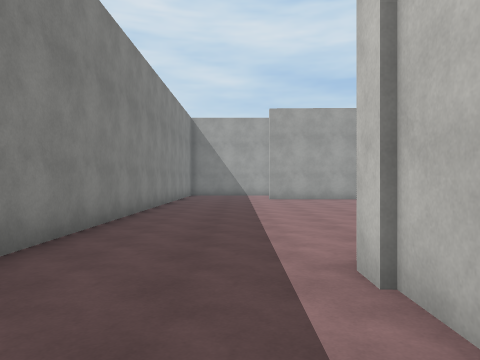
[1] (above)

24 first-person views from a walk through a 3-D level made in the Unity game engine. The camera is 1.5 m above the floor, looks level and sees 70° across. The floor is counted in squares, 2 m on a side. Each view is taken from the middle of a square. On the plan, view 1 faces up. The plan holds only what a view shows up to about 11 squares ahead; the rest is blank. The place goes on beyond the plan. The player is left out. Surface patterns are stand-ins for the level's own textures.

[2]
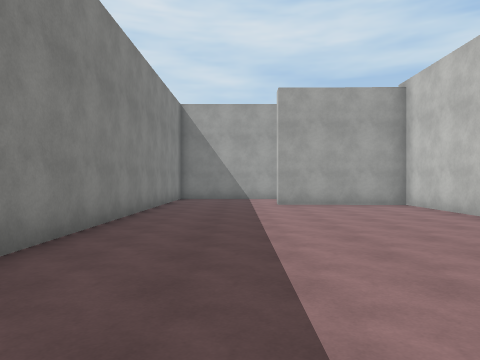

[3]
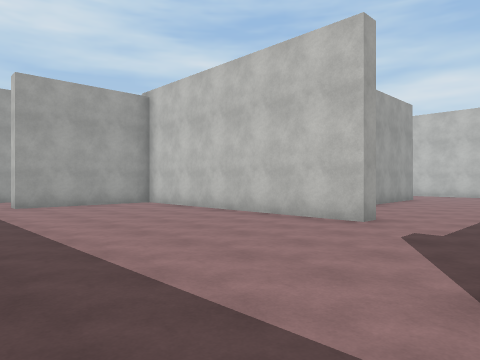

[4]
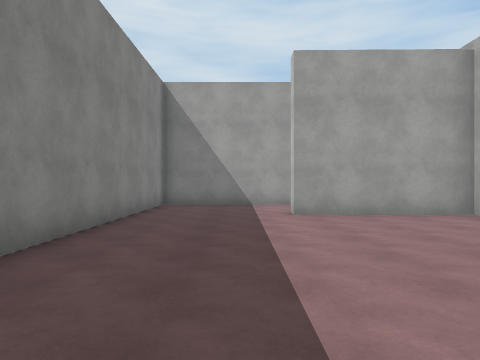

[5]
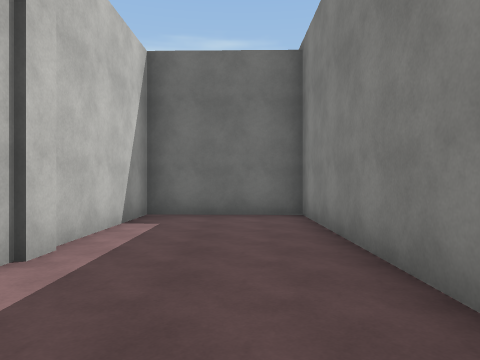

[6]
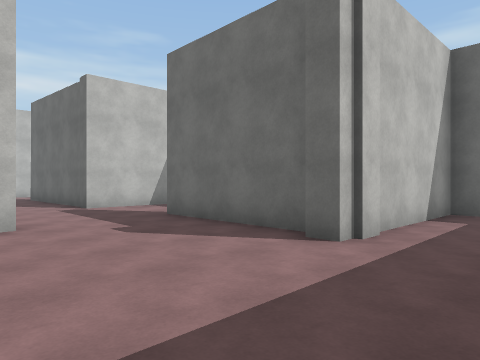

[7]
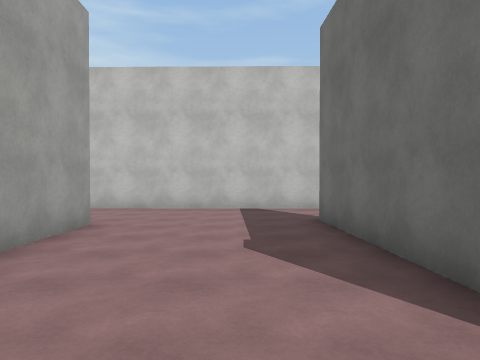

[8]
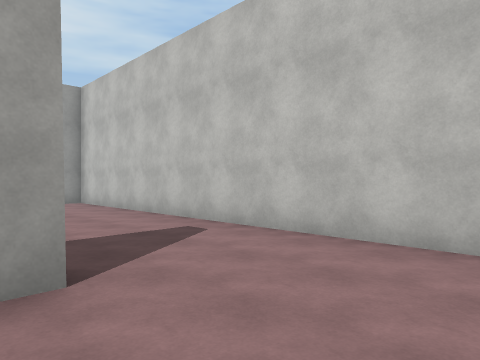

[9]
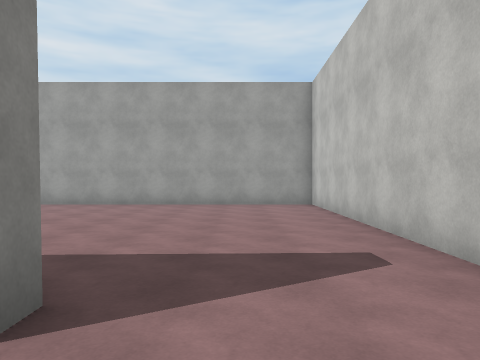

[10]
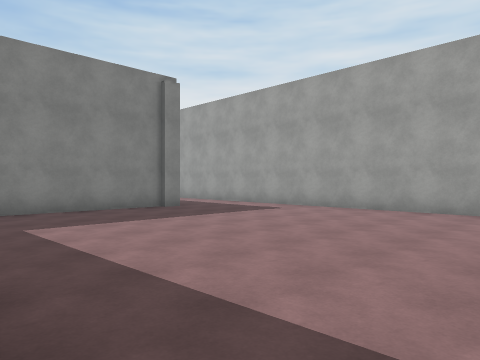

[11]
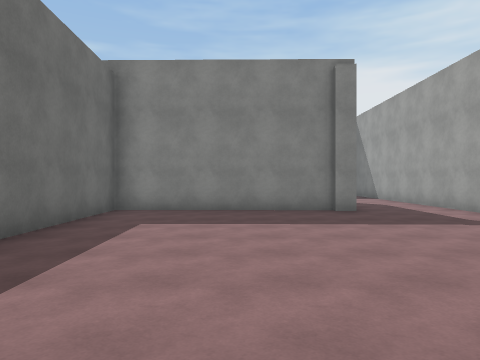

[12]
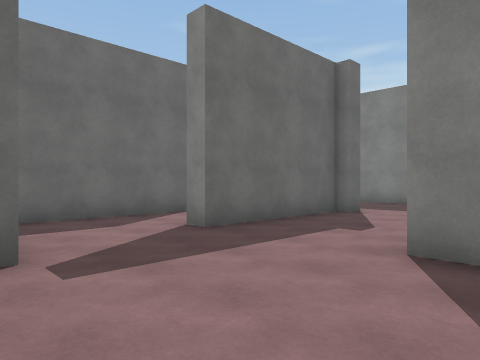

[13]
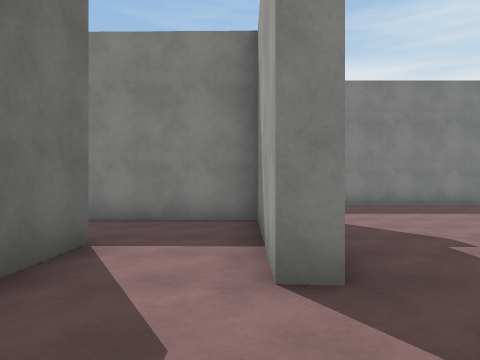

[14]
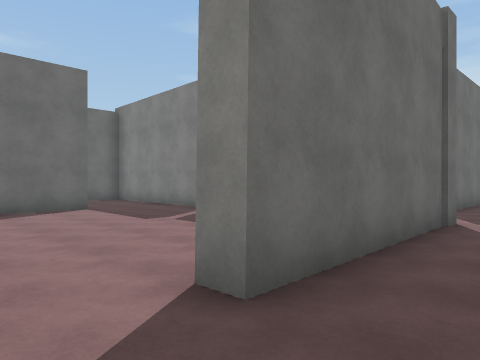

[15]
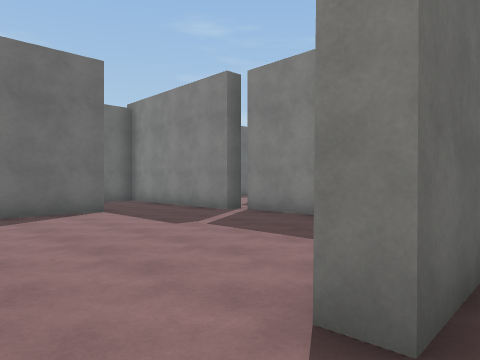

[16]
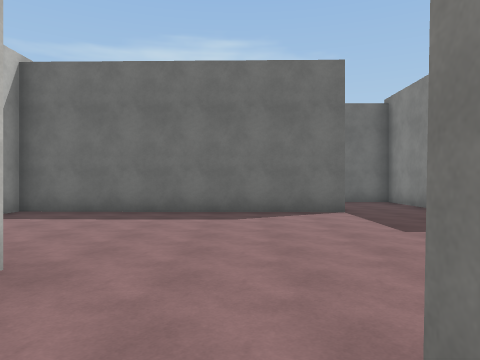

[17]
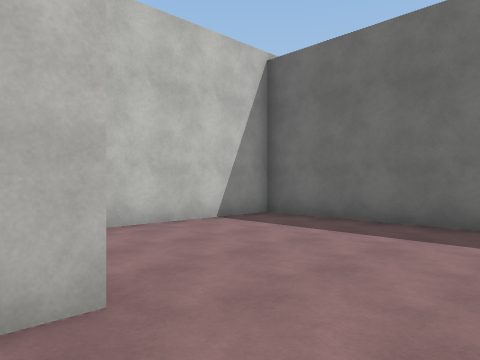

[18]
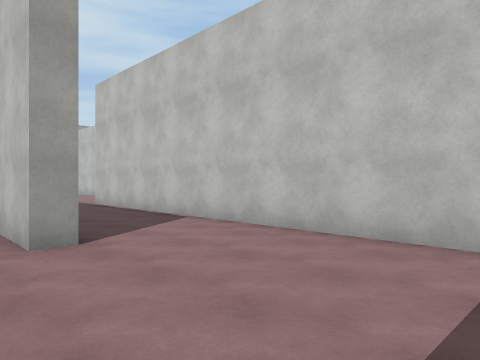

[19]
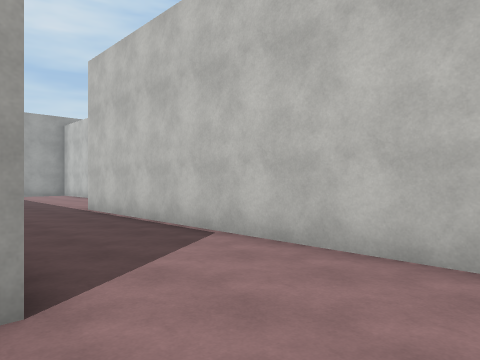

[20]
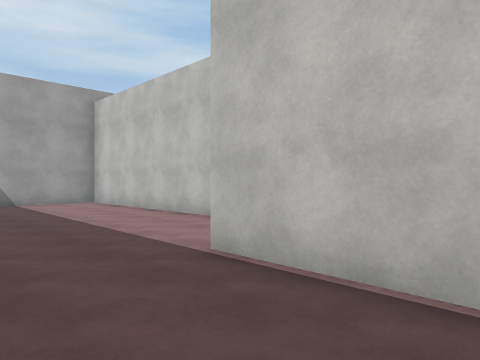

[21]
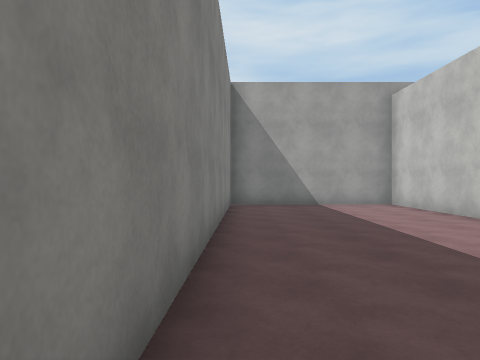

[22]
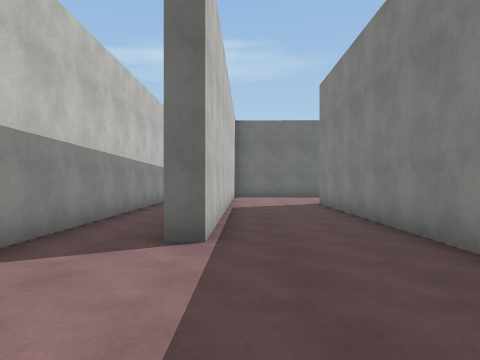

[23]
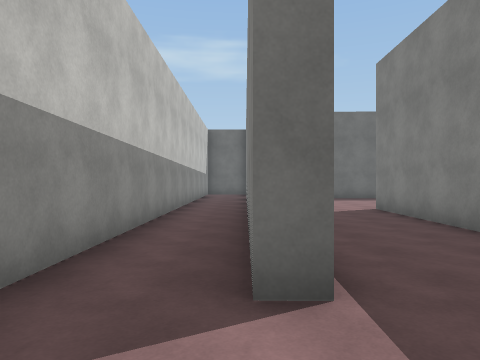

[24]
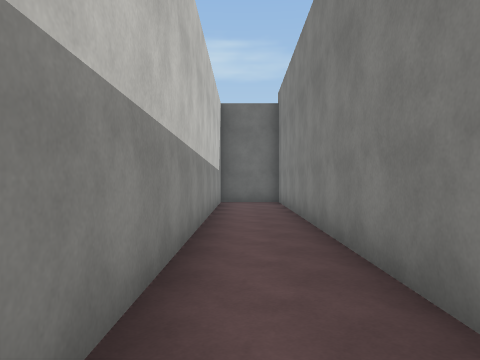

### Floor plan
Ten units are one square. View 1 is at (0, 0); x grows to the right and y downward. Boxes are objects, and circles mark ways between rooms. Rooms are numbered by the first view taken in them; rooms with no view inside come last. Other rooms are left out.
<svg viewBox="-28 -170 249 245">
<path fill="none" stroke="#000" d="M49 -58 50 -133 12 -134 12 -140M15 -28 45 -28M4 -165 -23 -165 -23 14 10 14 11 -32 17 -32M128 -81 128 -75 93 -75M55 -134 54 -81 97 -80M58 -138 57 -132M54 -64 54 -58 49 -58M160 -36 162 -165 4 -165M45 -28 55 -28 55 -23 35 -23M82 -10 82 -34 135 -35M39 -2 76 -1M198 -24 197 70M135 -35 135 -29M216 -105 216 -165 166 -165M87 0 87 20M115 40 192 41 194 -79 199 -79 199 -43M90 24 90 34M216 68 216 -82M167 -162 165 -11 160 -11 160 -36M35 -23 16 -23 15 -6"/>
<circle cx="15" cy="-155" r="3" fill="#2a7"/>
<circle cx="50" cy="-45" r="3" fill="#2a7"/>
<circle cx="145" cy="-30" r="3" fill="#2a7"/>
<circle cx="45" cy="-15" r="3" fill="#2a7"/>
<text x="10" y="-80">1</text>
<text x="100" y="-100">2</text>
<text x="170" y="-40">3</text>
<text x="20" y="-20">4</text>
</svg>
Room 1 opens to room 2. Room 2 opens to room 3. Room 2 opens to room 4.

Where each view was taken, in squares from view 1:
view 1: 0 up, 0 right, facing up
view 2: 3 up, 0 right, facing up
view 3: 3 up, 1 left, facing up-right
view 4: 6 up, 0 right, facing up
view 5: 6 up, 1 left, facing down
view 6: 7 up, 1 left, facing down-right
view 7: 5 up, 7 right, facing right
view 8: 5 up, 12 right, facing up-right
view 9: 6 up, 14 right, facing up
view 10: 8 up, 14 right, facing up-left
view 11: 11 up, 14 right, facing left
view 12: 7 up, 9 right, facing down-left
view 13: 2 up, 8 right, facing left
view 14: 5 up, 15 right, facing down-left
view 15: 4 up, 15 right, facing down-left
view 16: 4 up, 14 right, facing down
view 17: 2 up, 14 right, facing down-right
view 18: 3 down, 15 right, facing up-right
view 19: 1 down, 16 right, facing up-right
view 20: 5 up, 17 right, facing up-right
view 21: 6 up, 17 right, facing up
view 22: 12 up, 19 right, facing down
view 23: 10 up, 20 right, facing down
view 24: 4 up, 21 right, facing down
